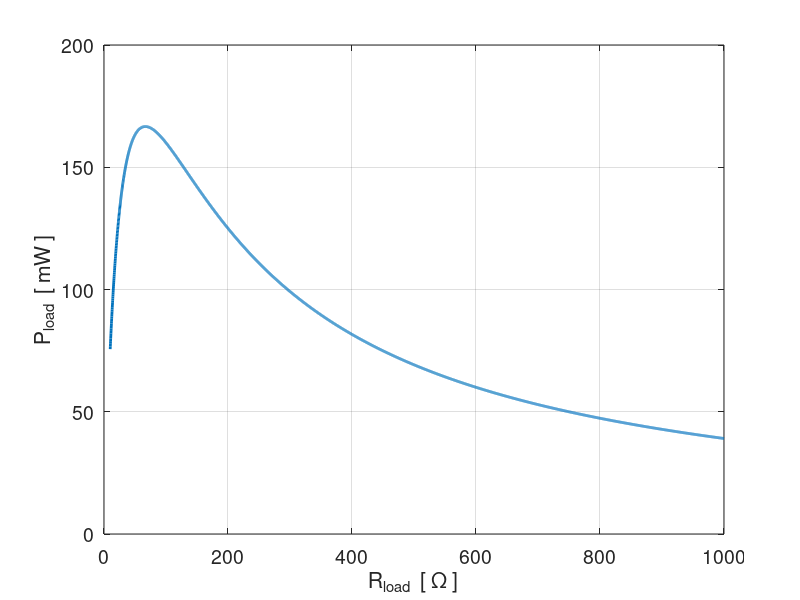

MATLAB code for this plot:
% CR002.m

% Modelling a simple voltage divider circuit
% Maximum energy transfer from source to load

% Ian Cooper
% School of Physics, University of Sydney
% email: ian.cooper@sydney.edu.au
% https://d-arora.github.io/Doing-Physics-With-Matlab/
% 171220




clear all
close all
clc

% INPUTS   ==============================================================
% source emf  
    emf = 10;
% Resistance values R1   R2    R3   R4   
    R = [0 100 200 400];
% Load resistance R4 = Rload
    RLmin = 10;        
    RLmax = 1000;
    N = 5000;

% CALCULATIONS   ========================================================
   Vm = [emf;0];
   Rm(1,1) = R(1) + R(2 )+ R(3);
   Rm(1,2) = -R(3);
   Rm(2,1) =  R(3);
  
   PLoad = zeros(N,1);
   RLoad = linspace(RLmin,RLmax,N);
   
for c = 1 : N
  R(4) = RLoad(c);
  Rm(2,2) = -(R(3) + R(4));
  Im = Rm \ Vm;
  IR(1) = Im(1);
  IR(2) = Im(1);
  IR(3) = Im(1)- Im(2);
  IR(4) = Im(2);
  V = IR .* R;
  P = IR.^2 .* R;
  PLoad(c) = P(4);
end


% DISPLAY RESULTS   ======================================================
   PLmax = max(PLoad)
   RLmax = RLoad(PLoad == PLmax)
   RLtheory = R(2)*R(3)/(R(2)+R(3))
   
   
% GRAPHICS   =============================================================
figure(1)
   pos = [0.1 0.1 0.25 0.35];
   set(gcf,'Units','normalized');
   set(gcf,'Position',pos);
   set(gcf,'color','w');
   
   xP = RLoad; yP = 1e3*PLoad;
   plot(xP,yP,'lineWidth',2);

   xlabel('R_{load}  [ \Omega ]');
   ylabel('P_{load}  [ mW ]');
   grid on
   set(gca,'Fontsize',14);
   
